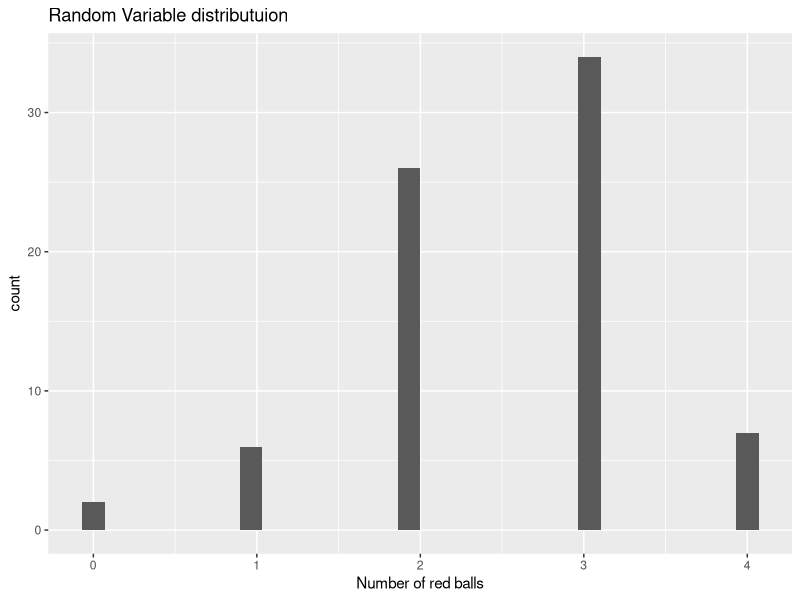

Here is the R script that generated this plot:


library(ggplot2)

games= 75
balls = c(1,1,1,0,0)

number_of_red_balls = vector(mode = 'integer', length = games)

for (n in 1:games) {
  s = sample(balls, 4, replace = T)
  number_of_red_balls[n] = sum(s)
}

number_of_red_balls

table(number_of_red_balls)

qplot(number_of_red_balls) + xlab('Number of red balls') + ylab('count') + ggtitle('Random Variable distributuion')

